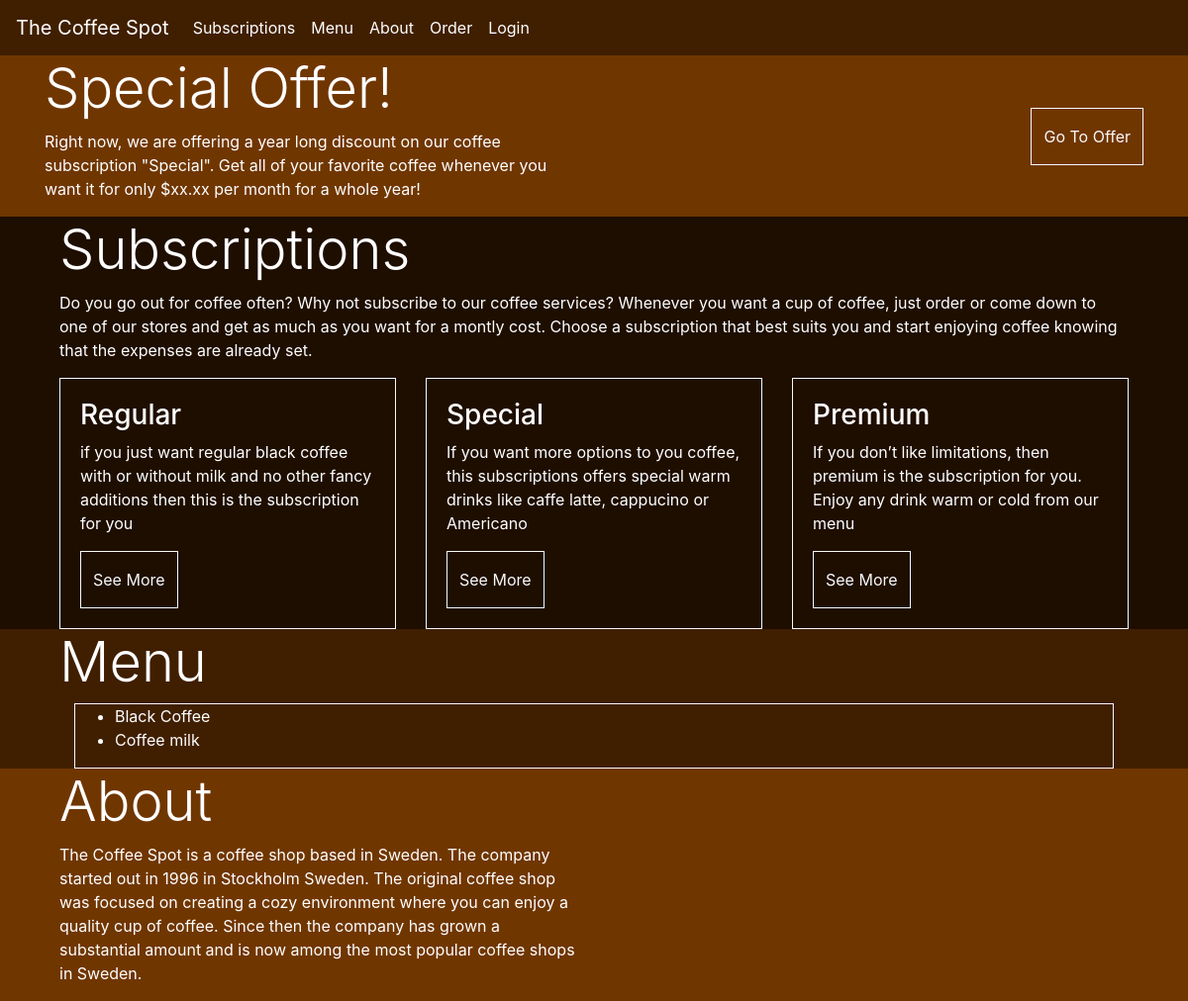
/, run on an earlier commit of the app's database.
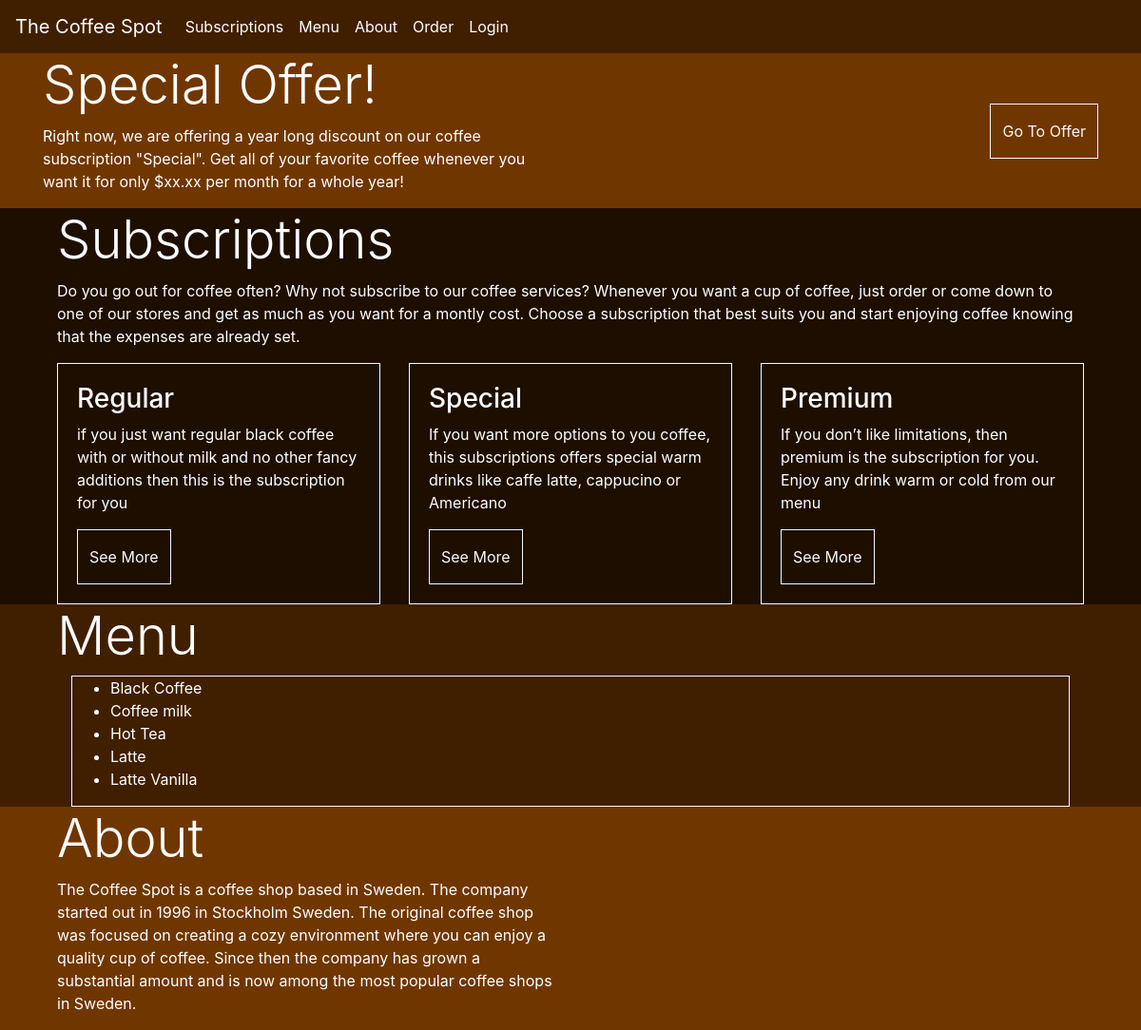
And on a later commit of the database.
### order/models.py (models this page shows, shortened)
class Product(models.Model):
    name = models.CharField(max_length=100, default='Product')
    price = models.DecimalField(max_digits=3, decimal_places=2)
    image = models.ImageField(null=True, blank=True)
    category = models.CharField(max_length=30, null=True, blank=True)
    category_id = models.IntegerField(default=0)
    rating = models.DecimalField(max_digits=6, decimal_places=2, default=0)

### home/views.py (the view)
# urls.py: path('', views.home_page, name='home_page')
def home_page(request):
    menu = Product.objects.all()
    return render(request, 'home/index.html', {'menu': menu})

### home/templates/home/index.html
{% extends "base.html" %}
{% load static %}
{% block content %}
<div class="row" style="background-color: #703600">
  <div class="container">
    <div class="row">
      <div class="col my-auto">
        <h1 class="display-4 logo-font text-white">Special Offer!</h1>
        <p class="text-white">
          Right now, we are offering a year long discount on our coffee
          subscription "Special". Get all of your favorite coffee whenever
          you want it for only $xx.xx per month for a whole year!
        </p>
      </div>
      <div class="col-7 col-md-6 my-auto">
        <div class="my-5 text-right">
          <a href="{% if user.is_authenticated %}{% url 'subscription' 2 %}{% else %}{% url 'account_login' %}{% endif %}" class="btn btn-outline-light rounded-0 py-3">Go To Offer</a>
        </div>
      </div>
    </div>
  </div>
</div>
<div class="row h-100" style="background-color: #1E0E00;">
  <div class="container">
    <div class="col my-auto">
      <h2 class="display-4 logo-font text-white" id="subscriptions">Subscriptions</h2>
      <p class="text-white">Do you go out for coffee often? Why not subscribe to our coffee services?
        Whenever you want a cup of coffee, just order or come down to one of our stores
        and get as much as you want for a montly cost. Choose a subscription that best
        suits you and start enjoying coffee knowing that the expenses are already set.
      </p>
      <div class="d-flex d-flex-row">
        <div class="card-deck">
          <div class="card rounded-0 border-light" style="background-color: #1E0E00;">
            <div class="card-body text-white">
              <h3>Regular</h3>
              <p>
                if you just want regular black coffee with or without milk and no
                other fancy additions then this is the subscription for you
              </p>
              <a href="{% if user.is_authenticated %}{% url 'subscription' 1 %}{% else %}{% url 'account_login' %}{% endif %}" class="btn btn-outline-light rounded-0 py-3">See More</a>
            </div>
          </div>
          <div class="card rounded-0 border-light" style="background-color: #1E0E00;">
            <div class="card-body text-white">
              <h3>Special</h3>
              <p>
                If you want more options to you coffee, this subscriptions offers
                special warm drinks like caffe latte, cappucino or Americano
              </p>
              <a href="{% if user.is_authenticated %}{% url 'subscription' 2 %}{% else %}{% url 'account_login' %}{% endif %}" class="btn btn-outline-light rounded-0 py-3">See More</a>
            </div>
          </div>
          <div class="card rounded-0 border-light" style="background-color: #1E0E00;">
            <div class="card-body text-white">
              <h3>Premium</h3>
              <p>
                If you don’t like limitations, then premium is the subscription for you.
                Enjoy any drink warm or cold from our menu
              </p>
              <a href="{% if user.is_authenticated %}{% url 'subscription' 3 %}{% else %}{% url 'account_login' %}{% endif %}" class="btn btn-outline-light rounded-0 py-3">See More</a>
            </div>
          </div>
        </div>
      </div>
    </div>
  </div>
</div>
<div class="row h-100" style="background-color: #401F00;">
  <div class="container">
    <div class="col my-auto">
      <h2 class="display-4 logo-font text-white" id="menu">Menu</h2>
      <div class="container">
        <div class="border border-light">
          <div class="row">
            <div class="col-md-6">
              <ul class="text-white">
                {% for item in menu %}
                  <li>{{ item.name }}</li>
                {% endfor %}
              </ul>
            </div>
          </div>
        </div>
      </div>
    </div>
  </div>
</div>
<div class="row h-100" style="background-color: #703600;" id="about">
  <div class="container">
    <div class="col-7 col-md-6 my-auto">
      <h2 class="display-4 logo-font text-white">About</h2>
      <p class="text-white">The Coffee Spot is a coffee shop based in Sweden. The company started out in 1996 in Stockholm Sweden.
        The original coffee shop was focused on creating a cozy environment where you can enjoy a quality cup
        of coffee. Since then the company has grown a substantial amount and is now among the most popular
        coffee shops in Sweden.
      </p>
    </div>
  </div>
</div>
{% endblock %}

### templates/base.html (shortened to what this page needs)
<!doctype html>
<html lang="en">
  <head>
    {% block corecss %}
      <link rel="stylesheet" href="https://cdn.jsdelivr.net/npm/bootstrap@4.0.0/dist/css/bootstrap.min.css">
    {% endblock %}
  </head>
  <body>
    <nav class="navbar navbar-expand-lg navbar-light" style="background-color: #401F00;">
      <a class="navbar-brand text-white" href="{% url 'home_page' %}">The Coffee Spot</a>
      <div class="collapse navbar-collapse" id="navbarSupportedContent">
        <ul class="navbar-nav ms-auto">
          <li class="nav-item active">
            <a href="{% url 'home_page' %}#subscriptions" class="nav-link text-white">
              Subscriptions
            </a>
          </li>
          <li class="nav-item active">
            <a href="{% url 'home_page' %}#menu" class="nav-link text-white">
              Menu
            </a>
          </li>
          <li class="nav-item active">
            <a href="{% url 'home_page' %}#about" class="nav-link text-white">
              About
            </a>
          </li>
          <li class="nav-item active">
            {% if user.is_authenticated %}
            <a href="{% url 'order' %}" class="nav-link text-white">
              Order
            </a>
            {% else %}
            <a href="{% url 'account_login' %}" class="nav-link text-white">
              Order
            </a>
            {% endif %}
          </li>
          {% if user.is_authenticated %}
            <li class="nav-item active">
              <a href="{% url 'profile_page' %}" class="nav-link text-white">
                Profile
              </a>
            </li>
            <li class="nav-item active">
              <a href="{% url 'account_logout' %}" class="nav-link text-white">
                Logout
              </a>
            </li>
          {% else %}
            <li class="nav-item active">
              <a href="{% url 'account_login' %}" class="nav-link text-white">
                Login
              </a>
            </li>
          {% endif %}
        </ul>
      </div>
    </nav>
    {% block content %}
    {% endblock %}
  </body>
</html>

What changed in the data, as far as the page shows it:
added Product: name "Hot Tea"
added Product: name "Latte"
added Product: name "Latte Vanilla"
